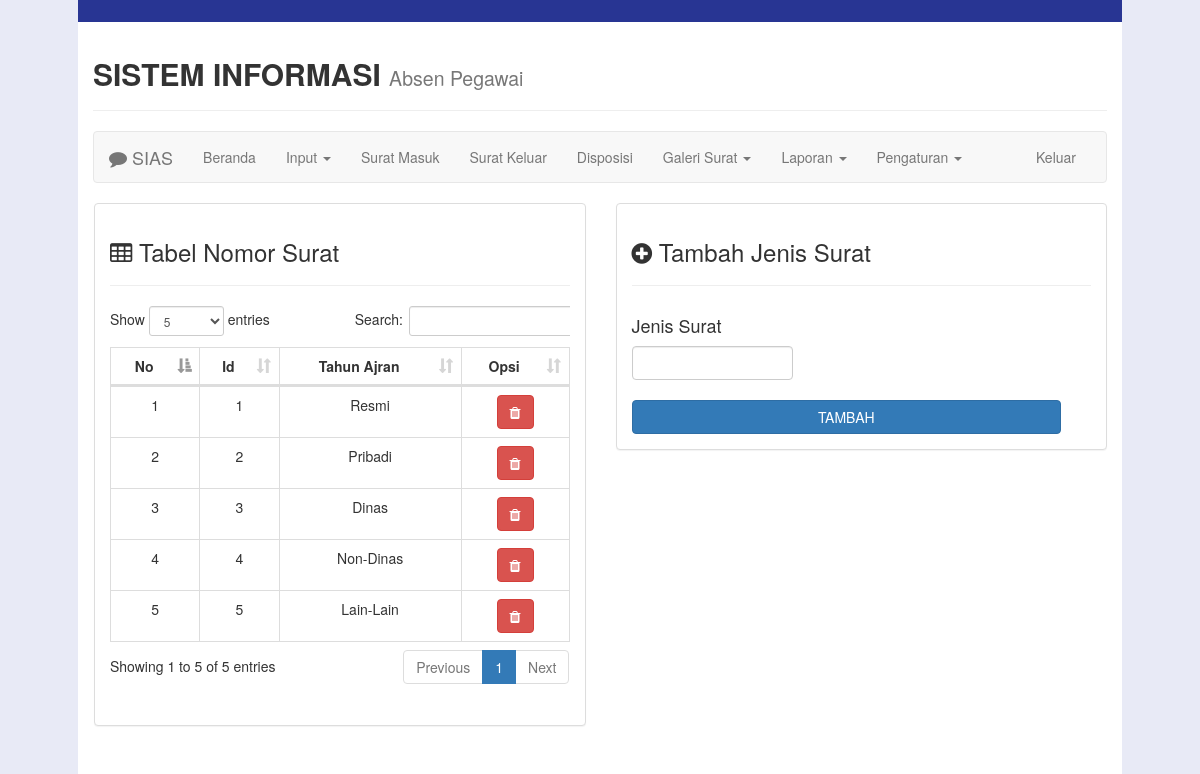
Page /admin/index.php?page=jenis_surat (signed in) on the committed database.
### tables this page shows
CREATE TABLE `tb_jenis_surat` (
  `id` int(11) NOT NULL,
  `jenis_surat` varchar(50) NOT NULL
);

### admin/input_surat/jenis_surat.php (the view, shortened to what this page needs)
<div class="container" style="width: 100%;padding: 0;margin-left: 15px">
    <div class="row">
        <div class="col-md-6">
            <div class="panel panel-default">
                <div class="panel-body">
                    <div class="table-responsive">
                        <h3><i class="fa fa-table"></i> Tabel Nomor Surat</h3>
                        <hr>
                        <table id="example" class="table table-bordered" style="width: 100%; padding: 0; margin: 0px">
                            <thead>
                            <th style="text-align: center">No</th>
                            <th style="text-align: center">Id</th>
                            <th style="text-align: center">Tahun Ajran</th>
                            <th style="text-align: center">Opsi</th>
                            </thead>
                            <tbody>
                            <?php
                            $no=1;
                            $query = "SELECT * FROM tb_jenis_surat";
                            $sql = mysqli_query($conn, $query);
                            while ($baris = mysqli_fetch_array($sql)){
                                ?>
                                <tr>
                                    <td style="text-align: center"><?php echo $no++ ?></td>
                                    <td style="text-align: center"><?php echo $baris['id']; ?></td>
                                    <td style="text-align: center"><?php echo $baris['jenis_surat']; ?></td>
                                    <td style="text-align: center">
                                        <a class="btn btn-danger" onclick="return confirm('Yakin Anda Ingin Menghapus Data')" href="input_surat/hapus_jenissurat.php?id=<?php echo $baris['id']; ?>"><i class="fa fa-trash"></i></a>
                                    </td>
                                </tr>
                            <?php } ?>
                            </tbody>
                        </table><br>
                    </div>
                </div>
            </div>
        </div>
        <div class="col-md-6">
            <div class="panel panel-default">
                <div class="panel-body"  style="background-color: ">
                    <div class="card card-body">
                        <h3><i class="fa fa-plus-circle"></i> Tambah Jenis Surat</h3>
                        <hr>
                        <form action="" method="post">
                            <div class="row" style="width:100%">
                                <div class="col-md-5">
                                    <h4> Jenis Surat</h4>
                                    <input type="text" pattern="[A-Za-z]+" title="hanya bisa diisi dengan Huruf A-Z" class="form-control" name="jenis_surat" style="width: 100%" required="">
                                    <br>
                                </div>
                                <div class="col-md-12">
                                    <button type="submit" name="simpan" class="btn btn-primary btn-block" style="cursor: pointer;"> TAMBAH</button>
                                </div>
                            </div>
                        </form>
                    </div>
                </div>
            </div>
        </div>
    </div>
</div>

### rows in the picture
tb_jenis_surat: id "1", jenis_surat "Resmi"
tb_jenis_surat: id "2", jenis_surat "Pribadi"
tb_jenis_surat: id "3", jenis_surat "Dinas"
tb_jenis_surat: id "4", jenis_surat "Non-Dinas"
tb_jenis_surat: id "5", jenis_surat "Lain-Lain"
